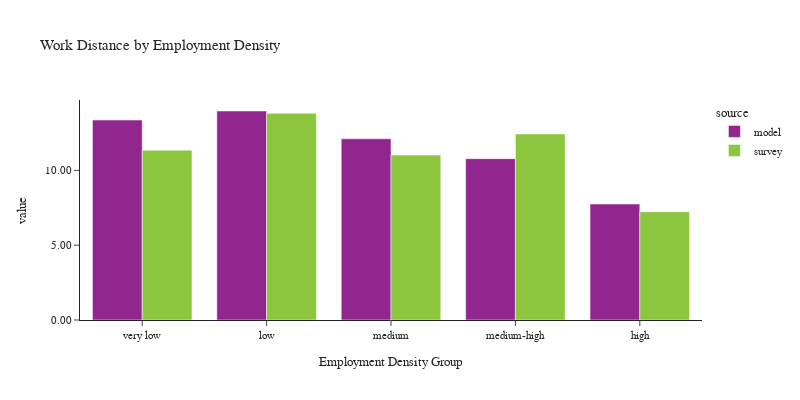

Notebook code for this chart:
### Code cell
plot_work_location(df_workers, 'emp_density_group', 'Employment Density', 'Employment Density Group')

### Figure 1 — Plotly figure (JSON) as saved in the notebook; plotly's stock layout.template omitted (floating-point values rounded to 4 significant figures)
{"data": [{"alignmentgroup": "True", "customdata": [[320595], [237625], [561519], [541564], [504429]], "hovertemplate": "source=model<br>emp_density_group=%{x}<br>value=%{y}<br>sample count=%{customdata[0]}<extra></extra>", "legendgroup": "model", "marker": {"color": "#91268F", "pattern": {"shape": ""}}, "name": "model", "offsetgroup": "model", "orientation": "v", "showlegend": true, "textposition": "auto", "type": "bar", "x": ["very low", "low", "medium", "medium-high", "high"], "xaxis": "x", "y": [13.37, 13.97, 12.11, 10.78, 7.755], "yaxis": "y"}, {"alignmentgroup": "True", "customdata": [[130], [118], [249], [386], [709]], "hovertemplate": "source=survey<br>emp_density_group=%{x}<br>value=%{y}<br>sample count=%{customdata[0]}<extra></extra>", "legendgroup": "survey", "marker": {"color": "#8CC63E", "pattern": {"shape": ""}}, "name": "survey", "offsetgroup": "survey", "orientation": "v", "showlegend": true, "textposition": "auto", "type": "bar", "x": ["very low", "low", "medium", "medium-high", "high"], "xaxis": "x", "y": [11.35, 13.82, 11.02, 12.44, 7.236], "yaxis": "y"}], "layout": {"barmode": "group", "font": {"size": 11}, "height": 400, "legend": {"title": {"text": "source"}, "tracegroupgap": 0}, "title": {"text": "Work Distance by Employment Density"}, "width": 800, "xaxis": {"anchor": "y", "domain": [0.0, 1.0], "title": {"text": "Employment Density Group"}}, "yaxis": {"anchor": "x", "domain": [0.0, 1.0], "tickformat": ".2f", "title": {"text": "value"}}}}
